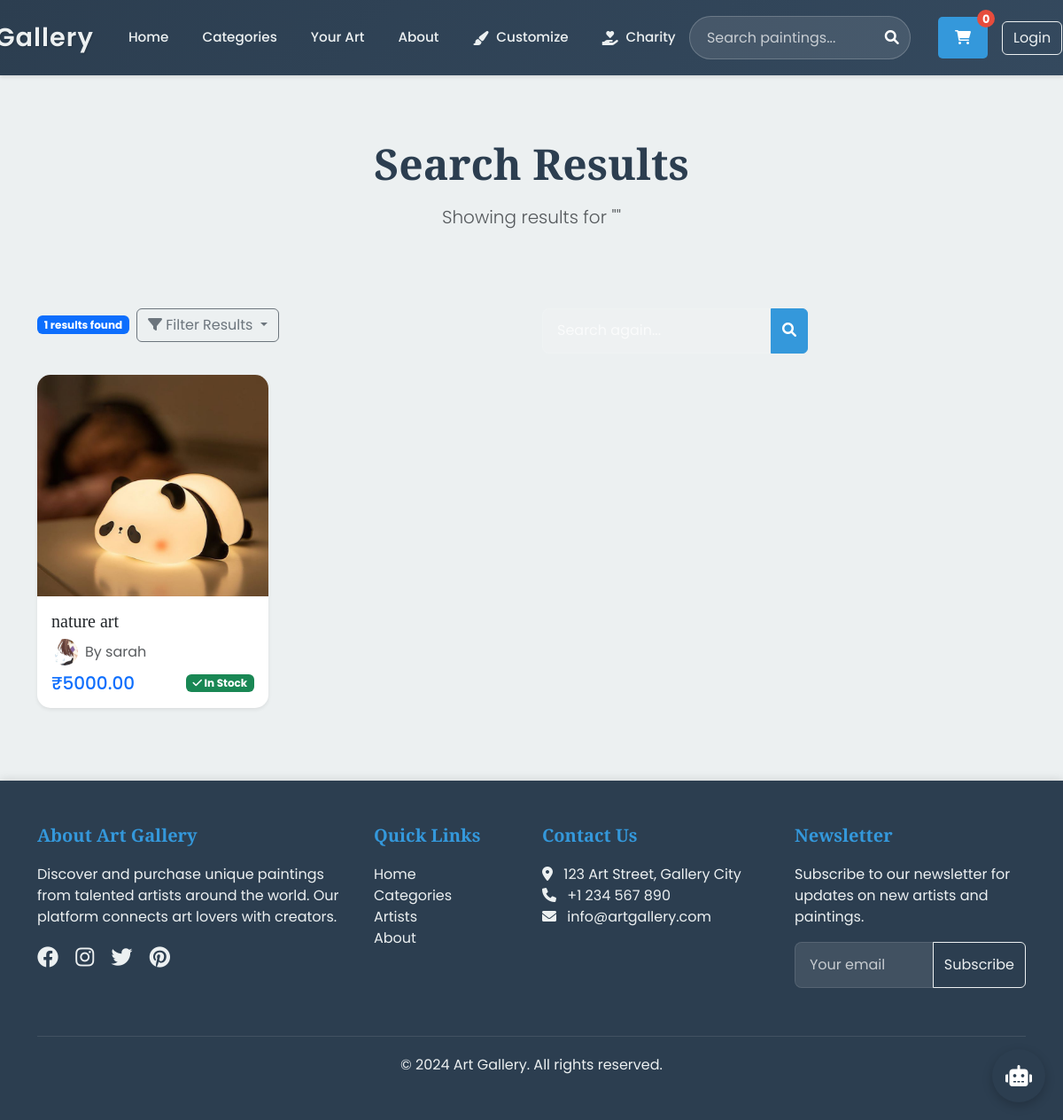
The app's page /search/ with its own data.
### paintingapp/models.py (models this page shows, shortened)
class Product(models.Model):
    name = models.CharField(max_length=200)
    description = models.TextField()
    price = models.DecimalField(max_digits=10, decimal_places=2)
    image = models.ImageField(upload_to='products/')
    stock = models.PositiveIntegerField(default=0)
    category = models.ForeignKey(Category, on_delete=models.CASCADE, related_name='products')
    artist = models.ForeignKey(Artist, on_delete=models.CASCADE, related_name='products')
    created_at = models.DateTimeField(null=True, blank=True)
    is_featured = models.BooleanField(default=False)

class Artist(models.Model):
    user = models.OneToOneField(User, on_delete=models.CASCADE)
    name = models.CharField(max_length=100)
    profession = models.CharField(max_length=100)
    bio = models.TextField()
    profile_picture = models.ImageField(upload_to='artists/', null=True, blank=True)
    created_at = models.DateTimeField(null=True, blank=True)
    is_featured = models.BooleanField(default=False)

### paintingapp/views.py (the view)
# urls.py: path('search/', views.search, name='search'),
def search(request):
    query = request.GET.get('q', '')
    sort_by = request.GET.get('sort', 'newest')
    page = request.GET.get('page', 1)
    results = Product.objects.filter(
        Q(name__icontains=query) |
        Q(description__icontains=query) |
        Q(artist__name__icontains=query) |
        Q(category__name__icontains=query)
    )
    if sort_by == 'newest':
        results = results.order_by('-created_at')
    elif sort_by == 'oldest':
        results = results.order_by('created_at')
    elif sort_by == 'price_high':
        results = results.order_by('-price')
    elif sort_by == 'price_low':
        results = results.order_by('price')
    paginator = Paginator(results, 12)  # Show 12 items per page
    try:
        results = paginator.page(page)
    except PageNotAnInteger:
        results = paginator.page(1)
    except EmptyPage:
        results = paginator.page(paginator.num_pages)
    context = {
        'query': query,
        'results': results,
        'results_count': paginator.count,
    }
    return render(request, 'paintingapp/search_results.html', context)

### paintingapp/templates/paintingapp/search_results.html (shortened to what this page needs)
{% extends 'paintingapp/base.html' %}
{% block content %}
<div class="container">
    <div class="text-center py-5 mb-4">
        <h1 class="display-5 fw-bold mb-3">Search Results</h1>
        <p class="lead text-muted">Showing results for "{{ query }}"</p>
    </div>
    <div class="row mb-4">
        <div class="col-md-6">
            <div class="d-flex align-items-center">
                <span class="badge bg-primary me-2">{{ results_count }} results found</span>
                <div class="dropdown">
                    <button class="btn btn-outline-secondary dropdown-toggle" type="button" id="filterDropdown" data-bs-toggle="dropdown">
                        <i class="fas fa-filter"></i> Filter Results
                    </button>
                </div>
            </div>
        </div>
        <div class="col-md-6">
            <form class="d-flex" action="{% url 'search' %}" method="get">
                <div class="input-group">
                    <input type="search" class="form-control" name="q" value="{{ query }}" placeholder="Search again..." required>
                    <button class="btn btn-primary" type="submit">
                        <i class="fas fa-search"></i>
                    </button>
                </div>
            </form>
        </div>
    </div>
    <div class="row g-4">
        {% if results %}
            {% for item in results %}
            <div class="col-md-4 col-lg-3">
                <div class="card product-card h-100 border-0 shadow-sm hover-shadow">
                    <div class="position-relative">
                    </div>
                    <div class="card-body">
                        <h5 class="card-title">{{ item.name }}</h5>
                        <div class="d-flex align-items-center mb-2">
                            {% if item.artist.profile_picture %}
                            <img src="{{ item.artist.profile_picture.url }}" alt="{{ item.artist.name }}" class="rounded-circle me-2" style="width: 30px; height: 30px; object-fit: cover;">
                            {% endif %}
                            <p class="card-text text-muted mb-0">By {{ item.artist.name }}</p>
                        </div>
                        <div class="d-flex justify-content-between align-items-center">
                            <span class="h5 mb-0 text-primary">₹{{ item.price }}</span>
                            {% if item.stock > 0 %}
                            <span class="badge bg-success">
                                <i class="fas fa-check"></i> In Stock
                            </span>
                            {% else %}
                            <span class="badge bg-danger">
                                <i class="fas fa-times"></i> Out of Stock
                            </span>
                            {% endif %}
                        </div>
                    </div>
                </div>
            </div>
            {% endfor %}
        {% endif %}
    </div>
</div>
{% endblock %}

### paintingapp/templates/paintingapp/base.html (style rules this page uses)
:root { --primary-color: #2C3E50; --secondary-color: #3498DB; --accent-color: #2980B9; --light-color: #ECF0F1; --dark-color: #2C3E50; }
body { font-family: 'Poppins', sans-serif; background-color: var(--light-color); color: var(--dark-color); }
h1, h2, h3, h4, h5, h6 { font-family: 'Playfair Display', serif; }
.input-group { max-width: 300px; }
.input-group .form-control { background-color: rgba(255,255,255,0.1); border: 1px solid rgba(255,255,255,0.2); color: white; }
.input-group .form-control::placeholder { color: rgba(255,255,255,0.7); }
.btn-primary { background-color: var(--secondary-color); border-color: var(--secondary-color); }
.form-control { border: 1px solid #ddd; border-radius: 8px; padding: 0.8rem 1rem; transition: all 0.3s ease; }

### paintingapp/templates/paintingapp/search_results.html (style rules this page uses)
.product-card { transition: transform 0.3s ease, box-shadow 0.3s ease; border-radius: 15px; overflow: hidden; }
.hover-shadow { box-shadow: 0 4px 6px rgba(0, 0, 0, 0.1); }

### records on screen
Product: name "nature art", artist.profile_picture (picture), artist.name "sarah", price "5000.00", stock "In Stock"

### other values on screen
{{ results_count }} "1"
